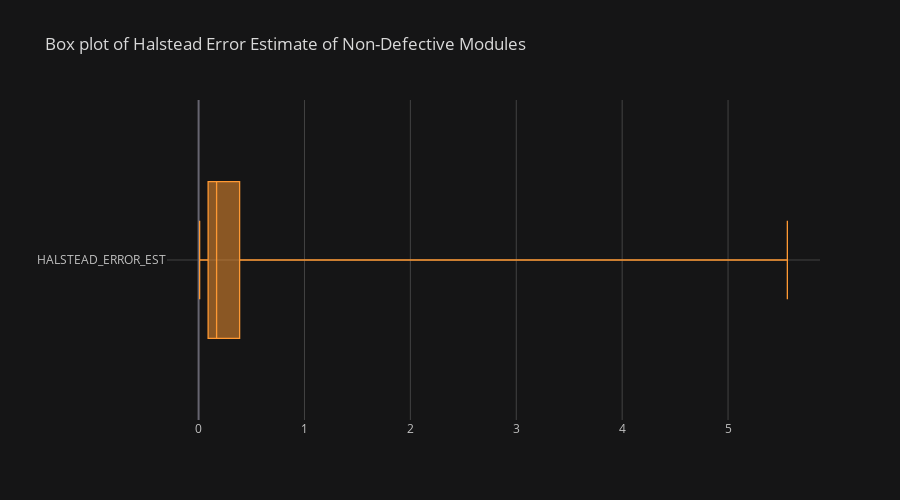

The notebook cell this image was saved under:
### Markdown cell above
For example, we will take a look at the distribution of Halstead Error Estimate for the defective and non-defective modules.

### Code cell
non_defective_group[["HALSTEAD_ERROR_EST"]].iplot(
    kind='box', 
    title='Box plot of Halstead Error Estimate of Non-Defective Modules',
    dimensions=(900, 500),
    orientation='h',
    theme="solar"
    )

### Figure 1 — Plotly figure (JSON) as saved in the notebook; plotly's stock layout.template omitted (floating-point values rounded to 4 significant figures; data arrays with more than 128 entries replaced by an {"elided": "..."} marker saying what was removed)
{"data": [{"boxpoints": false, "line": {"width": 1.3}, "marker": {"color": "rgba(255, 153, 51, 1.0)"}, "name": "HALSTEAD_ERROR_EST", "orientation": "h", "type": "box", "x": {"elided": "285 float values"}}], "layout": {"height": 500, "legend": {"bgcolor": "#151516", "font": {"color": "#D9D9D9"}}, "paper_bgcolor": "#151516", "plot_bgcolor": "#151516", "title": {"font": {"color": "#D9D9D9"}, "text": "Box plot of Halstead Error Estimate of Non-Defective Modules"}, "width": 900, "xaxis": {"gridcolor": "#434343", "showgrid": true, "tickfont": {"color": "#C2C2C2"}, "title": {"font": {"color": "#D9D9D9"}, "text": ""}, "zerolinecolor": "#666570"}, "yaxis": {"gridcolor": "#434343", "showgrid": true, "tickfont": {"color": "#C2C2C2"}, "title": {"font": {"color": "#D9D9D9"}, "text": ""}, "zerolinecolor": "#666570"}}}
